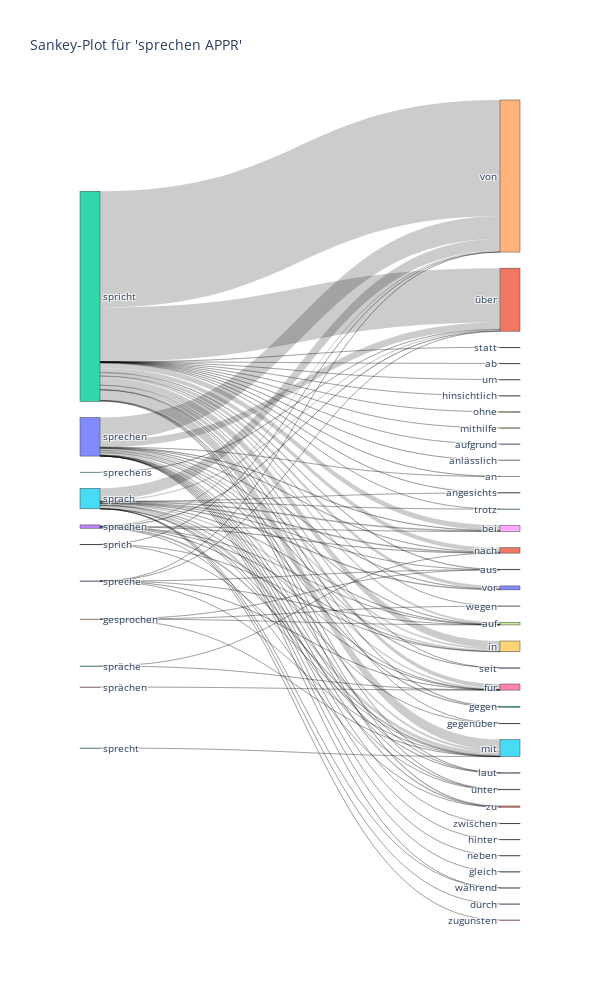

The cell this chart's notebook holds for it:
### Markdown cell above
#### N=2 - 1. Lemma = "sprechen" / 2. POS = "APPR" - ein Sankey-Plot

Erstelle für "sprechen APPR" einen Sankey-Plot.

### Code cell
# Suche
data = searchSimple(2024, LayerName.Lemma, "sprechen", LayerName.POS, "APPR")

# Erstelle Sankey-Daten
sankeyData = createSankeyData(2, data)

# Erstelle Sankey-Plot
fig = go.Figure(sankeyData)
fig.update_layout(title_text="Sankey-Plot für 'sprechen APPR'", font_size=10)
fig.update_layout(width=600, height=1000)
fig.show()

### Figure 1 — Plotly figure (JSON) as saved in the notebook; plotly's stock layout.template omitted (floating-point values rounded to 4 significant figures)
{"data": [{"link": {"source": [0, 2, 0, 5, 2, 5, 2, 2, 0, 0, 0, 0, 13, 14, 14, 2, 2, 0, 20, 22, 5, 2, 5, 5, 2, 5, 5, 2, 0, 2, 14, 2, 0, 5, 2, 5, 13, 32, 2, 0, 5, 32, 5, 5, 2, 5, 2, 14, 22, 0, 5, 2, 2, 20, 36, 2, 13, 5, 13, 20, 2, 2, 2, 0, 20, 2, 0, 5, 13, 13, 0, 13, 22, 5, 42, 2, 13, 0, 0, 20, 5, 2, 0, 2, 2, 2, 0, 20, 0, 2, 0, 45, 13], "target": [1, 3, 4, 6, 4, 7, 8, 9, 10, 11, 9, 12, 1, 15, 16, 17, 18, 19, 21, 4, 9, 16, 16, 23, 24, 17, 25, 26, 27, 7, 17, 15, 28, 21, 29, 30, 31, 6, 6, 15, 4, 1, 1, 33, 31, 10, 27, 34, 15, 35, 26, 21, 33, 6, 6, 1, 21, 37, 9, 4, 38, 10, 39, 40, 15, 12, 6, 41, 6, 4, 23, 38, 9, 15, 21, 43, 15, 33, 21, 16, 38, 23, 38, 34, 44, 25, 17, 17, 37, 40, 31, 15, 17], "value": [687.2, 12.78, 44050.0, 224.3, 223700.0, 77.08, 100.8, 13750.0, 512.4, 13.58, 3427.0, 927.6, 81.23, 13.14, 19.52, 3728.0, 105.0, 49.79, 32.51, 129.9, 2803.0, 1073.0, 42.82, 171.2, 32.81, 544.4, 32.76, 74.26, 59.72, 670.5, 24.22, 19980.0, 103.8, 2703.0, 55.24, 48.5, 130.4, 65.6, 7659.0, 4487.0, 22290.0, 11.92, 1386.0, 50.91, 1143.0, 1233.0, 457.5, 63.74, 188.0, 66.06, 34.09, 104700.0, 375.7, 108.2, 76.09, 8334.0, 676.8, 108.0, 627.5, 93.06, 9819.0, 5855.0, 12.49, 78.24, 212.8, 1117.0, 3387.0, 12.08, 275.3, 2461.0, 467.6, 170.4, 12.2, 6309.0, 13.04, 52.09, 1842.0, 243.3, 13240.0, 105.7, 1511.0, 736.7, 740.6, 399.3, 203.5, 186.8, 643.7, 25.4, 38.87, 130.5, 1172.0, 51.36, 184.6]}, "node": {"label": ["sprechen", "nach", "spricht", "statt", "von", "sprach", "für", "angesichts", "ab", "in", "vor", "zwischen", "gegen", "sprachen", "gesprochen", "mit", "aus", "auf", "um", "hinter", "spreche", "über", "sprich", "unter", "hinsichtlich", "trotz", "gegenüber", "an", "neben", "ohne", "durch", "zu", "spräche", "laut", "wegen", "gleich", "sprächen", "während", "bei", "mithilfe", "seit", "zugunsten", "sprechens", "aufgrund", "anlässlich", "sprecht"]}, "type": "sankey"}], "layout": {"font": {"size": 10}, "height": 1000, "title": {"text": "Sankey-Plot für 'sprechen APPR'"}, "width": 600}}
